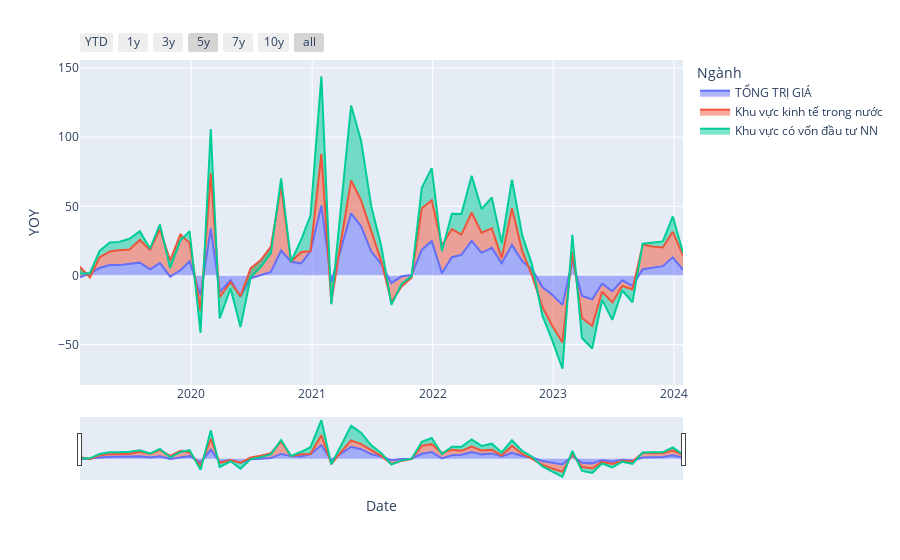

The code cell stored with this chart in its notebook:
### Code cell
import pandas as pd
import plotly.express as px
import plotly.graph_objects as go

df_show = dfs_xk[
    (
        (dfs_xk["Ngành"] == "TỔNG TRỊ GIÁ")
        | (dfs_xk["Ngành"] == "Khu vực kinh tế trong nước")
        | (dfs_xk["Ngành"] == "Khu vực có vốn đầu tư NN")
    )
    & (dfs_xk["Date"] > "2015-01-01")
]

fig = px.area(df_show, x="Date", y="YOY", color="Ngành")

fig.update_xaxes(
    rangeslider_visible=True,
    rangeselector=dict(
        buttons=[
            dict(count=1, label="YTD", step="year", stepmode="todate"),
            dict(count=1, label="1y", step="year", stepmode="backward"),
            dict(count=3, label="3y", step="year", stepmode="backward"),
            dict(count=5, label="5y", step="year", stepmode="backward"),
            dict(count=7, label="7y", step="year", stepmode="backward"),
            dict(count=10, label="10y", step="year", stepmode="backward"),
            dict(step="all"),
        ]
    ),
)

fig.show()
